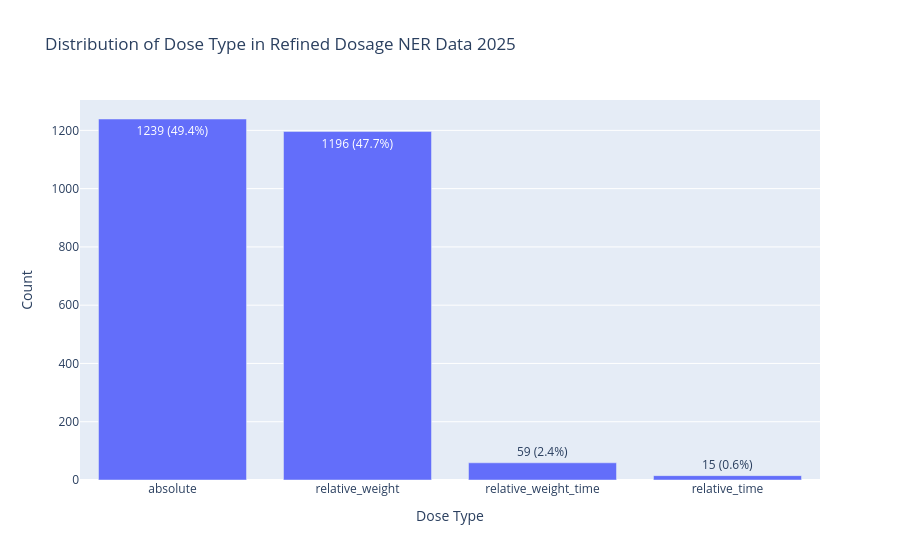

Notebook cell for this chart:
### Code cell
# Plot distribution of Dose Type in refined dosage_ner_data_2025
dose_type_counts = dosage_ner_data_2025_refined['Dose_Type'].value_counts().reset_index()
dose_type_counts.columns = ['Dose_Type', 'Count']
dose_type_counts['Percent'] = (dose_type_counts['Count'] / dose_type_counts['Count'].sum() * 100).round(1)

fig = go.Figure(
    data=[
        go.Bar(
            x=dose_type_counts['Dose_Type'],
            y=dose_type_counts['Count'],
            text=dose_type_counts.apply(lambda r: f"{r['Count']} ({r['Percent']}%)", axis=1),
            textposition='auto'
        )
    ]
)
fig.update_layout(
    title='Distribution of Dose Type in Refined Dosage NER Data 2025',
    xaxis_title='Dose Type',
    yaxis_title='Count'
)
fig.show()

### Figure 1 — Plotly figure (JSON) as saved in the notebook; plotly's stock layout.template omitted (floating-point values rounded to 4 significant figures)
{"data": [{"text": ["1239 (49.4%)", "1196 (47.7%)", "59 (2.4%)", "15 (0.6%)"], "textposition": "auto", "type": "bar", "x": ["absolute", "relative_weight", "relative_weight_time", "relative_time"], "y": [1239, 1196, 59, 15]}], "layout": {"title": {"text": "Distribution of Dose Type in Refined Dosage NER Data 2025"}, "xaxis": {"title": {"text": "Dose Type"}}, "yaxis": {"title": {"text": "Count"}}}}
